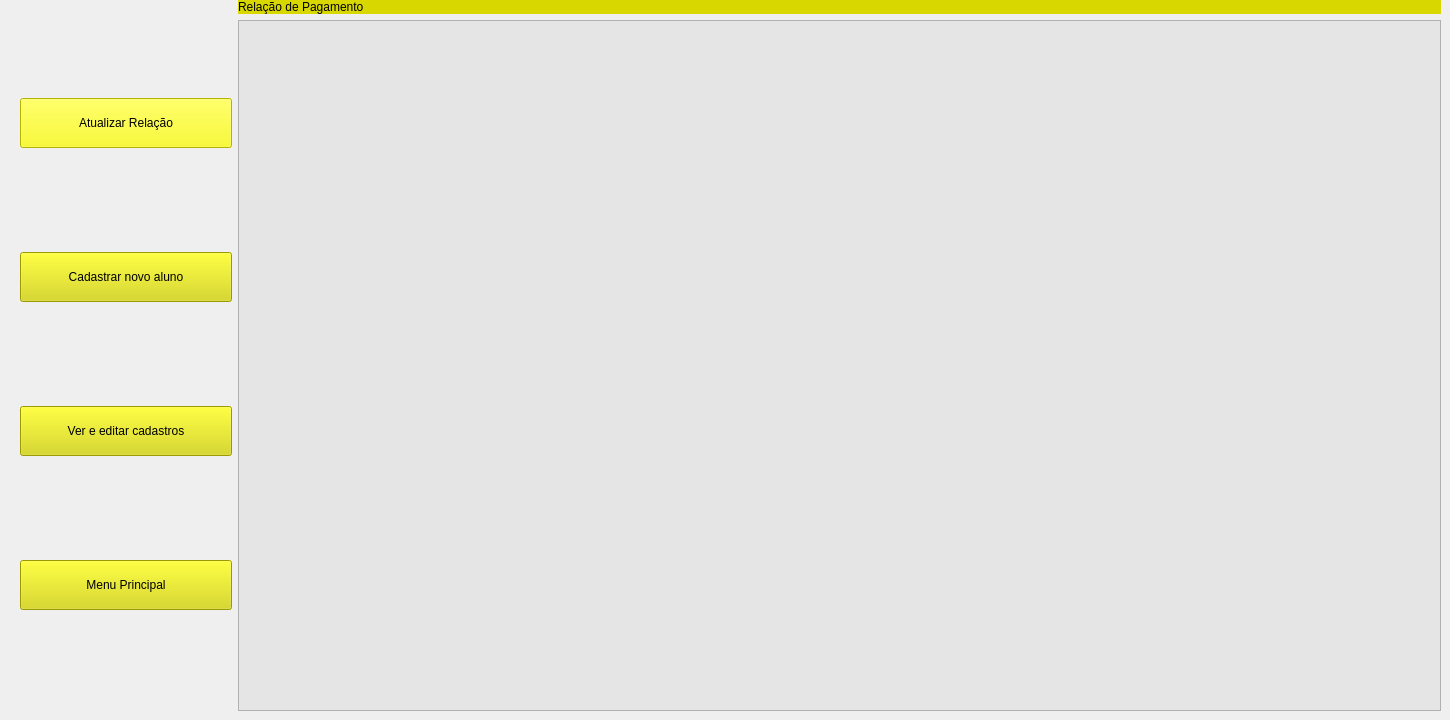
    <widget class="QWidget" name="page_3">
     <property name="minimumSize">
      <size>
       <width>212</width>
       <height>50</height>
      </size>
     </property>
     <widget class="QWidget" name="horizontalLayoutWidget_3">
      <property name="geometry">
       <rect>
        <x>20</x>
        <y>0</y>
        <width>1421</width>
        <height>711</height>
       </rect>
      </property>
      <layout class="QHBoxLayout" name="Layout_3">
       <item>
        <layout class="QVBoxLayout" name="Controles_3">
         <item>
          <widget class="QPushButton" name="Botao_Atualizar">
           <property name="minimumSize">
            <size>
             <width>212</width>
             <height>50</height>
            </size>
           </property>
           <property name="styleSheet">
            <string notr="true">font: 87 12pt &quot;Arial Black&quot;;
background-color: rgb(250, 250, 0);
</string>
           </property>
           <property name="text">
            <string>Atualizar Relação</string>
           </property>
          </widget>
         </item>
         <item>
          <widget class="QPushButton" name="Botao_Cadastro_3">
           <property name="minimumSize">
            <size>
             <width>212</width>
             <height>50</height>
            </size>
           </property>
           <property name="styleSheet">
            <string notr="true">font: 87 12pt &quot;Arial Black&quot;;
background-color: rgb(216, 216, 0);</string>
           </property>
           <property name="text">
            <string>Cadastrar novo aluno</string>
           </property>
          </widget>
         </item>
         <item>
          <widget class="QPushButton" name="Botao_Editar_2">
           <property name="minimumSize">
            <size>
             <width>212</width>
             <height>50</height>
            </size>
           </property>
           <property name="styleSheet">
            <string notr="true">font: 87 12pt &quot;Arial Black&quot;;
background-color: rgb(216, 216, 0);</string>
           </property>
           <property name="text">
            <string>Ver e editar cadastros</string>
           </property>
          </widget>
         </item>
         <item>
          <widget class="QPushButton" name="Botao_Voltar_2">
           <property name="minimumSize">
            <size>
             <width>212</width>
             <height>50</height>
            </size>
           </property>
           <property name="styleSheet">
            <string notr="true">font: 87 12pt &quot;Arial Black&quot;;
background-color: rgb(216, 216, 0);</string>
           </property>
           <property name="text">
            <string>Menu Principal</string>
           </property>
          </widget>
         </item>
        </layout>
       </item>
       <item>
        <layout class="QVBoxLayout" name="Layout_Right_3">
         <item>
          <widget class="QLabel" name="List_Relacao_Text">
           <property name="styleSheet">
            <string notr="true">font: 87 24pt &quot;Arial Black&quot;;
background-color: rgb(216, 216, 0);</string>
           </property>
           <property name="text">
            <string>Relação de Pagamento</string>
           </property>
          </widget>
         </item>
         <item>
          <widget class="QListView" name="List_Relacao">
           <property name="styleSheet">
            <string notr="true">background-color: rgb(229, 229, 229);</string>
           </property>
          </widget>
         </item>
        </layout>
       </item>
      </layout>
     </widget>
    </widget>
